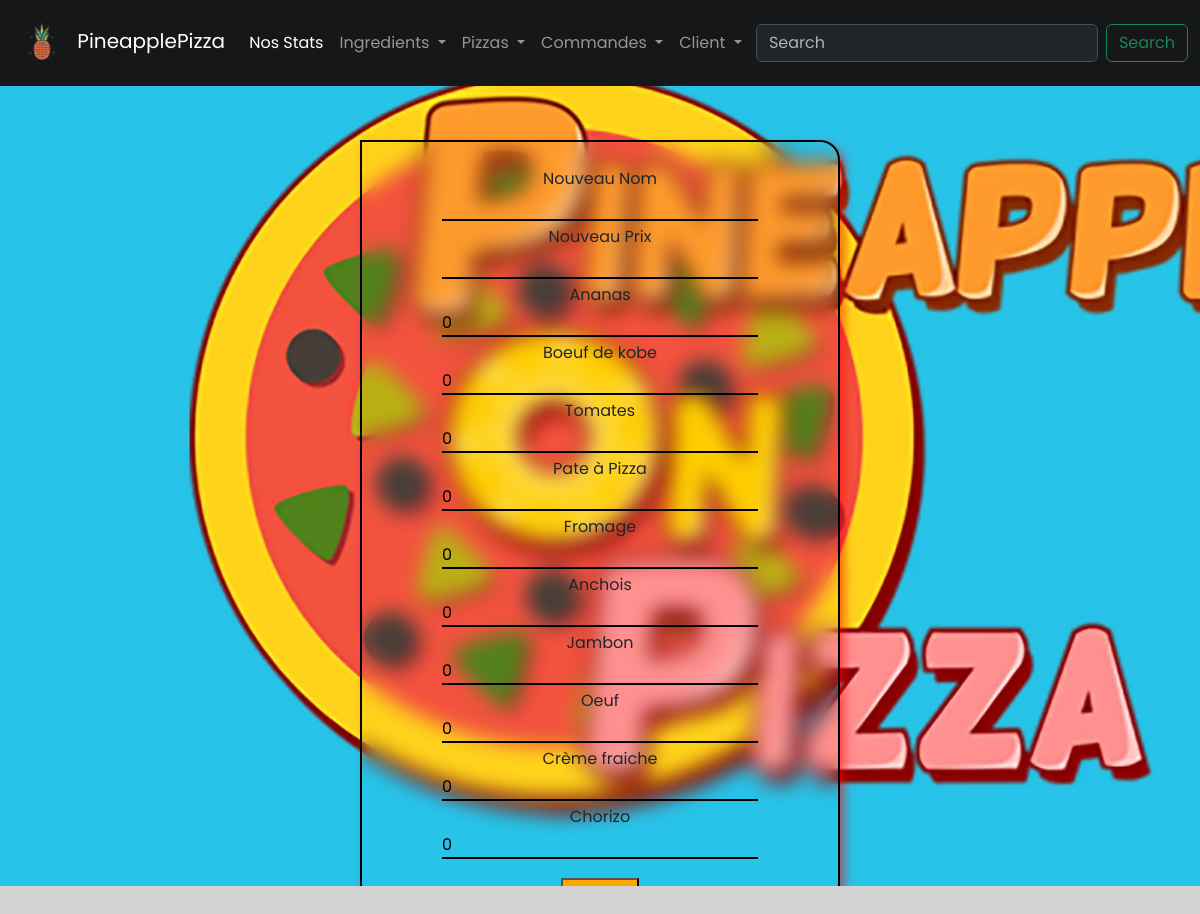
Screenshot of /pizzamodifier.php with the database file from the repository.
### tables this page shows
CREATE TABLE `ingredients` (
  `id` int(11) NOT NULL,
  `nom` varchar(50) DEFAULT NULL,
  `prix` decimal(10,2) DEFAULT NULL,
  `calorie` int(11) DEFAULT NULL
);

### www/classes/DB.php (called while the page is built)
<?php
class DB
{
    private static $host = 'db';
    private static $dbName = 'pizzeriadb';
    private static $user = 'pizzeriadb';
    private static $password = 'pizzeriadb';
    private static $connection = null;
    public static function getConnection() {
        if (self::$connection === null) {
            try {
                self::$connection = new PDO('mysql:host=' . self::$host . ';dbname=' . self::$dbName, self::$user, self::$password);
            } catch (PDOException $e) {
                die("Erreur de connexion à la base de données : " . $e->getMessage());
            }
        }
        return self::$connection;
    }
}

### www/classes/Pizza.php (called while the page is built, shortened)
<?php
class Pizza{
    private $nom;
    private $prix;
    public static function find($id){
        $stmt = DB::getConnection()->prepare("SELECT * FROM pizza WHERE id=:id");
        $stmt->execute([
            ':id'=> $id
        ]);
        $row = $stmt->fetch(PDO::FETCH_ASSOC);
        $pizzas = new Pizza($row['nom'], $row['prix']);
        $pizzas->id = $row['id'];
        return $pizzas;
    }
    public function getNom(){
        return $this->nom;
    }
    public function setNom($value){
        $this->nom = $value;
    }
    public function getPrix(){
        return $this->prix;
    }
    public function setPrix($value){
        $this->prix = $value;
    }
}

### www/classes/Ingredient.php (called while the page is built, shortened)
<?php
class Ingredient{
    private $id;
    private $nom;
    public static function findAll() {
        $stmt = DB::getConnection()->query("SELECT * FROM ingredients");
        $lesIngredients = [];
        while ($row = $stmt->fetch(PDO::FETCH_ASSOC)) {
            $ingredients = new Ingredient($row['nom'], $row['prix'],$row['calorie']);
            $ingredients->id = $row['id'];
            $lesIngredients[] = $ingredients;
        }
        return $lesIngredients;
    }
    public function getId(){
        return $this->id;
    }
    public function getNom(){
        return $this->nom;
    }
    public function setNom($value){
        $this->nom = $value;
    }
}

### www/pizzamodifier.php (the view, shortened to what this page needs)
<?php include("includes/top.php");?>
<?php
    $id = $_GET['id'];
    $pizza = Pizza::find($id);
?>
   <div class="ajouteringredient">
       <form class="form" action="fonctions/fpizzamodifier.php" method="POST">
            <label for="nom">Nouveau Nom</label>
            <input type="text" name="nom" placeholder="<?php echo($pizza->getNom());?>" required>
            <label for="prix">Nouveau Prix</label>
            <input type="text" name="prix" placeholder="<?php echo($pizza->getPrix());?>" required>
            <?php $lesIngredients=Ingredient::findAll();
        foreach ($lesIngredients as $ingredient) {
            $quantite=0;
            ?>
        <label for="cours<?php echo($ingredient->getId())?>"><?php echo($ingredient->getNom())?></label>
        <input type="text" placeholder="<?php echo($quantite);?>" name="quantite<?php echo($ingredient->getId())?>" value=<?php echo($quantite);?> />
                <?php }?>
            <button class="buttonsubmit" type="submit">Modifier</button>
        </form>
    </div>
<?php include("includes/bottom.php");?>

### www/style.css (style rules this page uses)
* { margin: 0; padding: 0; box-sizing: border-box; font-family: 'Poppins', sans-serif; }
body { background-color: lightgrey; background-image: url(pineapple.webp); background-size: cover; background-repeat: no-repeat; }
.ajouteringredient { display: flex; flex-direction: column; justify-content: center; align-items: center; gap: 5px; overflow: auto; height: 800px; }
.form { display: flex; border: solid 2px black; flex-direction: column; justify-content: center; align-items: center; flex-wrap: wrap; padding: 25px; width: 40%; height: auto; margin-top: 50px; gap: 4px; border-bottom-left-radius: 20px; border-top-right-radius: 20px; background: transparent; backdrop-filter: blur(10px); box-shadow: 5px 5px 10px rgba(255, 0, 0, 0.5); }
.buttonsubmit { margin-top: 15px; background-color: orange; color: black; transition: transform 0.5s ease; padding: 5px; }
.form input { background:transparent; border: none; border-bottom: solid 2px black; outline: none; }

### rows the page displays
ingredients: nom "Ananas", value "0"
ingredients: nom "Boeuf de kobe", value "0"
ingredients: nom "Tomates", value "0"
ingredients: nom "Pate à Pizza", value "0"
ingredients: nom "Fromage", value "0"
ingredients: nom "Anchois", value "0"
ingredients: nom "Jambon", value "0"
ingredients: nom "Oeuf", value "0"
ingredients: nom "Crème fraiche", value "0"
ingredients: nom "Chorizo", value "0"
